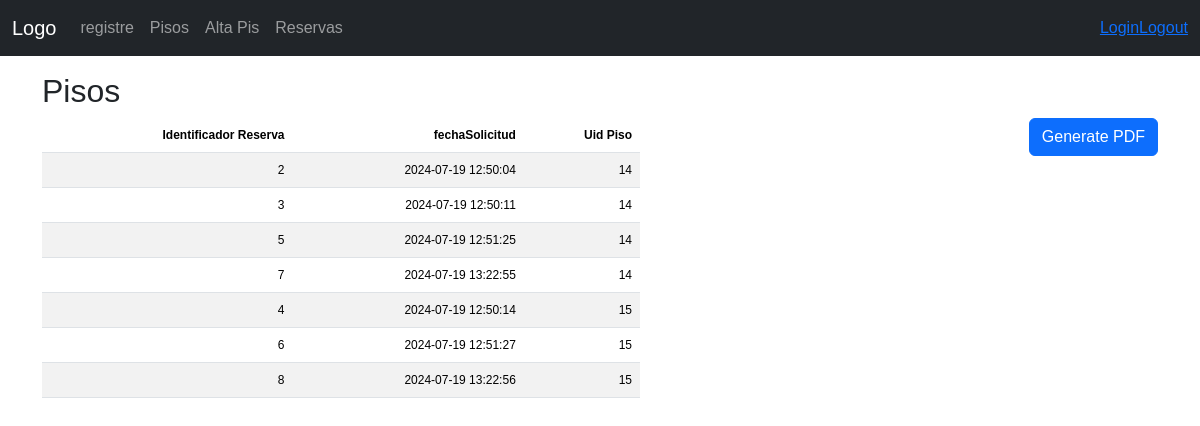
The app's page /miweb/view/reservas.php (signed in) with its own data.
### tables this page shows
CREATE TABLE `reservas` (
  `idreservas` int(11) NOT NULL,
  `fechaSolicitud` datetime NOT NULL DEFAULT current_timestamp(),
  `pisos_idPis` int(5) NOT NULL,
  `users_users_uid` varchar(11) NOT NULL
);

### miweb/includes/reservasLista-inc.php (called while the page is built, shortened)
<?php
require "../model/connection.php";
require "../model/reserva.php";
require "../controler/reservaContr.php";
$user='admin';
$reservaContr = new reservaContr("","","",$user);
$todos= $reservaContr->getReservas();
?>

### miweb/model/Connection.php (called while the page is built)
<?php
class Connection {
    protected function connect(){
        try {
            $con = new PDO('mysql:host=localhost;dbname=prova', 'root','');
            return $con;
        } catch (PDOException $e) {
            return "Error!: ". $e->getMessage()."<br>";
        }
    }
}

### miweb/model/reserva.php (called while the page is built, shortened)
<?php
class Reserva extends Connection {
    public function getReservas() {
        $stmt = $this->connect()->prepare(
            "Select r.idReservas, r.fechaSolicitud, r.pisos_idPis, r.users_users_uid, p.uidpis from
            reservas as r
            join pisos as p
            on r.pisos_idPis = p.idPis
            where r.users_users_uid = ?");
        $result = $stmt->execute(array($this->getusers_users_uid()));
        return $stmt->fetchAll();
        }
}
?>

### miweb/controler/reservaContr.php (called while the page is built, shortened)
<?php
class ReservaContr extends Reserva{
    private $users_users_uid;
public function __construct($idreservas ="" ,$fechaSolicitud="", $pisos_idpis="", $users_users_uid=""){
        $this->users_users_uid = $users_users_uid;
    }
    public function getusers_users_uid(){
        return $this->users_users_uid;
    }
}
?>

### miweb/view/reservas.php (the view, shortened to what this page needs)
<!DOCTYPE html>
<html lang="en">
<head>
    <link href="https://cdn.jsdelivr.net/npm/bootstrap@5.3.3/dist/css/bootstrap.min.css" rel="stylesheet">
    <link href="https://cdn.jsdelivr.net/npm/bootstrap-icons@1.11.3/font/bootstrap-icons.min.css" rel="stylesheet">
</head>
<body>
<?php
require "../includes/reservasLista-inc.php";
?>
<nav class="navbar navbar-expand-sm bg-dark navbar-dark">
    <div class="container-fluid">
        <a class="navbar-brand" href="../index.php">Logo</a>
        <div class="collapse navbar-collapse" id="collapsibleNavbar">
            <ul class="navbar-nav  me-auto">
                <li class="nav-item">
                    <a class="nav-link" href="signup.php">registre</a>
                </li>
                <li class="nav-item">
                    <a class="nav-link" href="pisos.php">Pisos</a>
                </li>
                <li class="nav-item">
                    <a class="nav-link" href="noupis.php">Alta Pis</a>
                </li>
                <li class="nav-item">
                    <a class="nav-link" href="reservas.php">Reservas</a>
                </li>
            </ul>
            <div class="d-flex">
                <ul class="navbar-nav  me-auto">
                    <li class="nav-item">
                        <a href="../index.php">Login</a>
                    </li>
                    <li class="nav-item">
                        <a href="../includes/logout.php">Logout</a>
                    </li>
                </ul>
            </div>
        </div>
    </div>
</nav>
<div class="container mt-3">
    <h2>Pisos</h2>
    <div class="float-end">
        <a href="../includes/generatePdfReservas.php"><button class="btn btn-primary">Generate PDF</button></a> </div>
   <table class="table table-striped">
       <thead>
       <tr>
           <th>Identificador Reserva</th>
           <th>fechaSolicitud</th>
           <th>Uid Piso</th>
       </tr>
       </thead>
       <tbody>
<?php
            foreach ($todos as $key => $reserva) {
                echo "<tr>";
                echo "<td>$reserva[idReservas]</td>";
                echo "<td>$reserva[fechaSolicitud]</td>";
                echo "<td>$reserva[pisos_idPis]</td>";
               echo "</tr>";
            };
    ?>
</tbody>
</table>
</div>
</body>
</html>

### miweb/view/reservas.php (style rules this page uses)
* { font-family:Verdana, Geneva, Tahoma, sans-serif; }
body { margin: 0; padding: 0; box-sizing: border-box; }
.table { background-color: white; padding: 20px; text-align :right; font-size: 12px; width: 598px; }
th,.fondoGris { background-color: #f2f2f2; }

### records on screen
reservas: idreservas "2", fechaSolicitud "2024-07-19 12:50:04", pisos_idPis "14"
reservas: idreservas "3", fechaSolicitud "2024-07-19 12:50:11", pisos_idPis "14"
reservas: idreservas "5", fechaSolicitud "2024-07-19 12:51:25", pisos_idPis "14"
reservas: idreservas "7", fechaSolicitud "2024-07-19 13:22:55", pisos_idPis "14"
reservas: idreservas "4", fechaSolicitud "2024-07-19 12:50:14", pisos_idPis "15"
reservas: idreservas "6", fechaSolicitud "2024-07-19 12:51:27", pisos_idPis "15"
reservas: idreservas "8", fechaSolicitud "2024-07-19 13:22:56", pisos_idPis "15"
